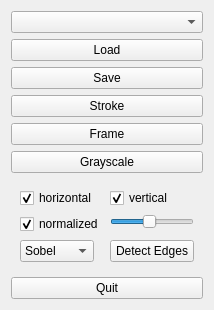
<?xml version="1.0" encoding="UTF-8"?>
<ui version="4.0">
 <class>ImageControllerClass</class>
 <widget class="QWidget" name="ImageControllerClass">
  <property name="geometry">
   <rect>
    <x>0</x>
    <y>0</y>
    <width>285</width>
    <height>319</height>
   </rect>
  </property>
  <property name="sizePolicy">
   <sizepolicy hsizetype="Fixed" vsizetype="Fixed">
    <horstretch>0</horstretch>
    <verstretch>0</verstretch>
   </sizepolicy>
  </property>
  <property name="windowTitle">
   <string>ImageController</string>
  </property>
  <layout class="QGridLayout" name="gridLayout">
   <property name="sizeConstraint">
    <enum>QLayout::SetFixedSize</enum>
   </property>
   <item row="1" column="0">
    <widget class="QPushButton" name="loadButton">
     <property name="text">
      <string>Load</string>
     </property>
    </widget>
   </item>
   <item row="3" column="0">
    <widget class="QPushButton" name="saveButton">
     <property name="text">
      <string>Save</string>
     </property>
    </widget>
   </item>
   <item row="4" column="0">
    <widget class="QPushButton" name="strokeButton">
     <property name="text">
      <string>Stroke</string>
     </property>
    </widget>
   </item>
   <item row="5" column="0">
    <widget class="QPushButton" name="frameButton">
     <property name="text">
      <string>Frame</string>
     </property>
    </widget>
   </item>
   <item row="6" column="0">
    <widget class="QPushButton" name="grayscaleButton">
     <property name="text">
      <string>Grayscale</string>
     </property>
    </widget>
   </item>
   <item row="8" column="0">
    <widget class="QPushButton" name="quitButton">
     <property name="text">
      <string>Quit</string>
     </property>
    </widget>
   </item>
   <item row="7" column="0">
    <widget class="QWidget" name="widget" native="true">
     <layout class="QFormLayout" name="formLayout">
      <property name="fieldGrowthPolicy">
       <enum>QFormLayout::AllNonFixedFieldsGrow</enum>
      </property>
      <item row="0" column="0">
       <widget class="QCheckBox" name="horCheckbox">
        <property name="text">
         <string>horizontal</string>
        </property>
        <property name="checked">
         <bool>true</bool>
        </property>
       </widget>
      </item>
      <item row="0" column="1">
       <widget class="QCheckBox" name="verCheckbox">
        <property name="text">
         <string>vertical</string>
        </property>
        <property name="checked">
         <bool>true</bool>
        </property>
       </widget>
      </item>
      <item row="1" column="0">
       <widget class="QCheckBox" name="normalizeCheckbox">
        <property name="text">
         <string>normalized</string>
        </property>
        <property name="checked">
         <bool>true</bool>
        </property>
       </widget>
      </item>
      <item row="1" column="1">
       <widget class="QSlider" name="edgeSensivity">
        <property name="maximum">
         <number>150</number>
        </property>
        <property name="pageStep">
         <number>10</number>
        </property>
        <property name="value">
         <number>70</number>
        </property>
        <property name="sliderPosition">
         <number>70</number>
        </property>
        <property name="orientation">
         <enum>Qt::Horizontal</enum>
        </property>
       </widget>
      </item>
      <item row="2" column="0">
       <widget class="QComboBox" name="edgeFilter">
        <item>
         <property name="text">
          <string>Sobel</string>
         </property>
        </item>
        <item>
         <property name="text">
          <string>Prewitt</string>
         </property>
        </item>
        <item>
         <property name="text">
          <string>Laplace</string>
         </property>
        </item>
       </widget>
      </item>
      <item row="2" column="1">
       <widget class="QPushButton" name="edgeButton">
        <property name="text">
         <string>Detect Edges</string>
        </property>
       </widget>
      </item>
     </layout>
    </widget>
   </item>
   <item row="0" column="0">
    <widget class="QComboBox" name="viewersCombo"/>
   </item>
  </layout>
 </widget>
 <resources/>
 <connections>
  <connection>
   <sender>quitButton</sender>
   <signal>clicked()</signal>
   <receiver>ImageControllerClass</receiver>
   <slot>close()</slot>
   <hints>
    <hint type="sourcelabel">
     <x>124</x>
     <y>428</y>
    </hint>
    <hint type="destinationlabel">
     <x>115</x>
     <y>184</y>
    </hint>
   </hints>
  </connection>
 </connections>
</ui>
